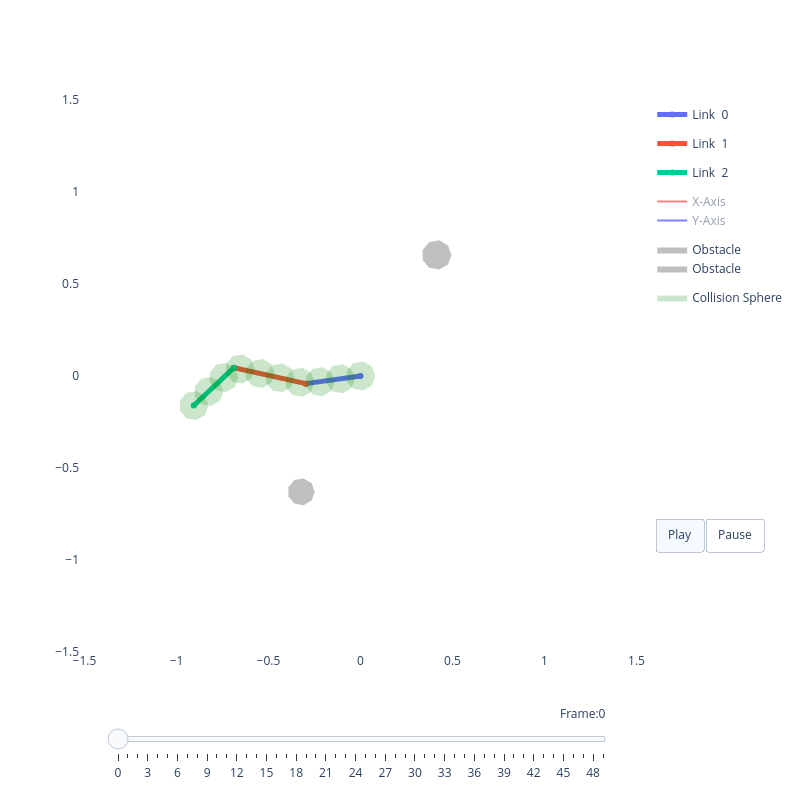

Notebook cell for this chart:
### Code cell
# ---- Visualize a sample from training_dataset ----
dataset = torch.load("data/training_dataset.pt", weights_only=False)
N_ds    = dataset["metadata"]["N"]

robot_ds = RobotInfo.from_linklengths(
    dataset["metadata"]["linklengths"],
    sphere_rad=dataset["metadata"]["sphere_rad"],
)

SAMPLE_IDX = torch.randint(0, N_ds, (1,)).item()

q_start_np    = dataset["q_start"][SAMPLE_IDX].numpy()
q_goal_np     = dataset["q_goal"][SAMPLE_IDX].numpy()
q_traj_ref_np = dataset["q_traj"][SAMPLE_IDX].numpy()

n_obs    = dataset["n_obstacles"][SAMPLE_IDX].item()
obs_data = dataset["obstacles"][SAMPLE_IDX]
obstacles_ds = Obstacles(
    x=obs_data[:n_obs, 0].numpy(),
    y=obs_data[:n_obs, 1].numpy(),
    r=obs_data[:n_obs, 2].numpy(),
)

print(f"Sample {SAMPLE_IDX} / {N_ds}")
print(f"  q_start:   {np.round(q_start_np, 3)}")
print(f"  q_goal:    {np.round(q_goal_np, 3)}")
print(f"  obstacles: {n_obs}")

viz = RobotViewer(q_traj_ref_np, robot_ds, obstacles=obstacles_ds)
viz.plot()

### Figure 1 — Plotly figure (JSON) as saved in the notebook; plotly's stock layout.template omitted (floating-point values rounded to 4 significant figures)
{"data": [{"line": {"width": 5}, "mode": "lines+markers", "name": "Link  0", "type": "scatter", "x": [0, -0.2971], "y": [0, -0.04144]}, {"line": {"width": 5}, "mode": "lines+markers", "name": "Link  1", "type": "scatter", "x": [-0.2971, -0.6876], "y": [-0.04144, 0.04515]}, {"line": {"width": 5}, "mode": "lines+markers", "name": "Link  2", "type": "scatter", "x": [-0.6876, -0.9063], "y": [0.04515, -0.1602]}, {"legendgroup": "frame", "line": {"color": "red"}, "mode": "lines", "name": "X-Axis", "showlegend": true, "type": "scatter", "visible": "legendonly", "x": [0, -0.09904], "y": [0, -0.01381]}, {"legendgroup": "frame", "line": {"color": "blue"}, "mode": "lines", "name": "Y-Axis", "showlegend": true, "type": "scatter", "visible": "legendonly", "x": [0, 0.01381], "y": [0, -0.09904]}, {"legendgroup": "frame", "line": {"color": "red"}, "mode": "lines", "name": "X-Axis", "showlegend": false, "type": "scatter", "visible": "legendonly", "x": [-0.2971, -0.3948], "y": [-0.04144, -0.01979]}, {"legendgroup": "frame", "line": {"color": "blue"}, "mode": "lines", "name": "Y-Axis", "showlegend": false, "type": "scatter", "visible": "legendonly", "x": [-0.2971, -0.3188], "y": [-0.04144, -0.1391]}, {"legendgroup": "frame", "line": {"color": "red"}, "mode": "lines", "name": "X-Axis", "showlegend": false, "type": "scatter", "visible": "legendonly", "x": [-0.6876, -0.7605], "y": [0.04515, -0.02331]}, {"legendgroup": "frame", "line": {"color": "blue"}, "mode": "lines", "name": "Y-Axis", "showlegend": false, "type": "scatter", "visible": "legendonly", "x": [-0.6876, -0.6192], "y": [0.04515, -0.02774]}, {"legendgroup": "frame", "line": {"color": "red"}, "mode": "lines", "name": "X-Axis", "showlegend": false, "type": "scatter", "visible": "legendonly", "x": [-0.9063, -0.9792], "y": [-0.1602, -0.2287]}, {"legendgroup": "frame", "line": {"color": "blue"}, "mode": "lines", "name": "Y-Axis", "showlegend": false, "type": "scatter", "visible": "legendonly", "x": [-0.9063, -0.8379], "y": [-0.1602, -0.2331]}, {"fill": "toself", "fillcolor": "gray", "legendgroup": "obstacle", "line": {"width": 0}, "mode": "lines", "name": "Obstacle", "opacity": 0.5, "type": "scatter", "x": [-0.2485, -0.2658, -0.3096, -0.3593, -0.3918, -0.3918, -0.3593, -0.3096, -0.2658, -0.2485], "y": [-0.6295, -0.582, -0.5568, -0.5656, -0.6043, -0.6548, -0.6935, -0.7023, -0.677, -0.6295]}, {"fill": "toself", "fillcolor": "gray", "legendgroup": "obstacle", "line": {"width": 0}, "mode": "lines", "name": "Obstacle", "opacity": 0.5, "type": "scatter", "x": [0.4941, 0.4752, 0.4275, 0.3731, 0.3377, 0.3377, 0.3731, 0.4275, 0.4752, 0.4941], "y": [0.6577, 0.7095, 0.7371, 0.7275, 0.6853, 0.6301, 0.5879, 0.5783, 0.6059, 0.6577]}, {"fill": "toself", "fillcolor": "green", "legendgroup": "sphere", "line": {"width": 0}, "mode": "lines", "name": "Collision Sphere", "opacity": 0.2, "showlegend": true, "type": "scatter", "x": [0.08, 0.06128, 0.01389, -0.04, -0.07518, -0.07518, -0.04, 0.01389, 0.06128, 0.08], "y": [0.0, 0.05142, 0.07878, 0.06928, 0.02736, -0.02736, -0.06928, -0.07878, -0.05142, -1.959e-17]}, {"fill": "toself", "fillcolor": "green", "legendgroup": "sphere", "line": {"width": 0}, "mode": "lines", "name": "Collision Sphere", "opacity": 0.2, "showlegend": false, "type": "scatter", "x": [-0.03005, -0.04876, -0.09615, -0.15, -0.1852, -0.1852, -0.15, -0.09615, -0.04876, -0.03005], "y": [-0.01535, 0.03607, 0.06344, 0.05393, 0.01201, -0.04271, -0.08463, -0.09413, -0.06677, -0.01535]}, {"fill": "toself", "fillcolor": "green", "legendgroup": "sphere", "line": {"width": 0}, "mode": "lines", "name": "Collision Sphere", "opacity": 0.2, "showlegend": false, "type": "scatter", "x": [-0.1401, -0.1588, -0.2062, -0.2601, -0.2953, -0.2953, -0.2601, -0.2062, -0.1588, -0.1401], "y": [-0.0307, 0.02073, 0.04809, 0.03858, -0.003336, -0.05806, -0.09998, -0.1095, -0.08212, -0.0307]}, {"fill": "toself", "fillcolor": "green", "legendgroup": "sphere", "line": {"width": 0}, "mode": "lines", "name": "Collision Sphere", "opacity": 0.2, "showlegend": false, "type": "scatter", "x": [-0.2497, -0.2684, -0.3158, -0.3697, -0.4048, -0.4048, -0.3697, -0.3158, -0.2684, -0.2497], "y": [-0.03423, 0.0172, 0.04456, 0.03506, -0.006864, -0.06159, -0.1035, -0.113, -0.08565, -0.03423]}, {"fill": "toself", "fillcolor": "green", "legendgroup": "sphere", "line": {"width": 0}, "mode": "lines", "name": "Collision Sphere", "opacity": 0.2, "showlegend": false, "type": "scatter", "x": [-0.3581, -0.3769, -0.4243, -0.4781, -0.5133, -0.5133, -0.4781, -0.4243, -0.3769, -0.3581], "y": [-0.01017, 0.04125, 0.06861, 0.05911, 0.01719, -0.03753, -0.07945, -0.08896, -0.06159, -0.01017]}, {"fill": "toself", "fillcolor": "green", "legendgroup": "sphere", "line": {"width": 0}, "mode": "lines", "name": "Collision Sphere", "opacity": 0.2, "showlegend": false, "type": "scatter", "x": [-0.4666, -0.4853, -0.5327, -0.5866, -0.6218, -0.6218, -0.5866, -0.5327, -0.4853, -0.4666], "y": [0.01388, 0.06531, 0.09267, 0.08317, 0.04124, -0.01348, -0.0554, -0.0649, -0.03754, 0.01388]}, {"fill": "toself", "fillcolor": "green", "legendgroup": "sphere", "line": {"width": 0}, "mode": "lines", "name": "Collision Sphere", "opacity": 0.2, "showlegend": false, "type": "scatter", "x": [-0.5751, -0.5938, -0.6412, -0.6951, -0.7303, -0.7303, -0.6951, -0.6412, -0.5938, -0.5751], "y": [0.03794, 0.08936, 0.1167, 0.1072, 0.0653, 0.01058, -0.03134, -0.04085, -0.01349, 0.03794]}, {"fill": "toself", "fillcolor": "green", "legendgroup": "sphere", "line": {"width": 0}, "mode": "lines", "name": "Collision Sphere", "opacity": 0.2, "showlegend": false, "type": "scatter", "x": [-0.6643, -0.683, -0.7304, -0.7843, -0.8195, -0.8195, -0.7843, -0.7304, -0.683, -0.6643], "y": [-0.008092, 0.04333, 0.07069, 0.06119, 0.01927, -0.03545, -0.07737, -0.08688, -0.05952, -0.008092]}, {"fill": "toself", "fillcolor": "green", "legendgroup": "sphere", "line": {"width": 0}, "mode": "lines", "name": "Collision Sphere", "opacity": 0.2, "showlegend": false, "type": "scatter", "x": [-0.7453, -0.764, -0.8114, -0.8653, -0.9005, -0.9005, -0.8653, -0.8114, -0.764, -0.7453], "y": [-0.08416, -0.03273, -0.005373, -0.01488, -0.0568, -0.1115, -0.1534, -0.1629, -0.1356, -0.08416]}, {"fill": "toself", "fillcolor": "green", "legendgroup": "sphere", "line": {"width": 0}, "mode": "lines", "name": "Collision Sphere", "opacity": 0.2, "showlegend": false, "type": "scatter", "x": [-0.8263, -0.845, -0.8924, -0.9463, -0.9815, -0.9815, -0.9463, -0.8924, -0.845, -0.8263], "y": [-0.1602, -0.1088, -0.08144, -0.09094, -0.1329, -0.1876, -0.2295, -0.239, -0.2116, -0.1602]}], "layout": {"height": 800, "paper_bgcolor": "white", "plot_bgcolor": "white", "showlegend": true, "sliders": [{"currentvalue": {"prefix": "Frame:", "visible": true, "xanchor": "right"}, "len": 0.9, "pad": {"b": 10, "t": 50}, "steps": [{"args": [["0"], {"frame": {"duration": 100, "redraw": true}, "mode": "immediate", "transition": {"duration": 0}}], "label": "0", "method": "animate"}, {"args": [["1"], {"frame": {"duration": 100, "redraw": true}, "mode": "immediate", "transition": {"duration": 0}}], "label": "1", "method": "animate"}, {"args": [["2"], {"frame": {"duration": 100, "redraw": true}, "mode": "immediate", "transition": {"duration": 0}}], "label": "2", "method": "animate"}, {"args": [["3"], {"frame": {"duration": 100, "redraw": true}, "mode": "immediate", "transition": {"duration": 0}}], "label": "3", "method": "animate"}, {"args": [["4"], {"frame": {"duration": 100, "redraw": true}, "mode": "immediate", "transition": {"duration": 0}}], "label": "4", "method": "animate"}, {"args": [["5"], {"frame": {"duration": 100, "redraw": true}, "mode": "immediate", "transition": {"duration": 0}}], "label": "5", "method": "animate"}, {"args": [["6"], {"frame": {"duration": 100, "redraw": true}, "mode": "immediate", "transition": {"duration": 0}}], "label": "6", "method": "animate"}, {"args": [["7"], {"frame": {"duration": 100, "redraw": true}, "mode": "immediate", "transition": {"duration": 0}}], "label": "7", "method": "animate"}, {"args": [["8"], {"frame": {"duration": 100, "redraw": true}, "mode": "immediate", "transition": {"duration": 0}}], "label": "8", "method": "animate"}, {"args": [["9"], {"frame": {"duration": 100, "redraw": true}, "mode": "immediate", "transition": {"duration": 0}}], "label": "9", "method": "animate"}, {"args": [["10"], {"frame": {"duration": 100, "redraw": true}, "mode": "immediate", "transition": {"duration": 0}}], "label": "10", "method": "animate"}, {"args": [["11"], {"frame": {"duration": 100, "redraw": true}, "mode": "immediate", "transition": {"duration": 0}}], "label": "11", "method": "animate"}, {"args": [["12"], {"frame": {"duration": 100, "redraw": true}, "mode": "immediate", "transition": {"duration": 0}}], "label": "12", "method": "animate"}, {"args": [["13"], {"frame": {"duration": 100, "redraw": true}, "mode": "immediate", "transition": {"duration": 0}}], "label": "13", "method": "animate"}, {"args": [["14"], {"frame": {"duration": 100, "redraw": true}, "mode": "immediate", "transition": {"duration": 0}}], "label": "14", "method": "animate"}, {"args": [["15"], {"frame": {"duration": 100, "redraw": true}, "mode": "immediate", "transition": {"duration": 0}}], "label": "15", "method": "animate"}, {"args": [["16"], {"frame": {"duration": 100, "redraw": true}, "mode": "immediate", "transition": {"duration": 0}}], "label": "16", "method": "animate"}, {"args": [["17"], {"frame": {"duration": 100, "redraw": true}, "mode": "immediate", "transition": {"duration": 0}}], "label": "17", "method": "animate"}, {"args": [["18"], {"frame": {"duration": 100, "redraw": true}, "mode": "immediate", "transition": {"duration": 0}}], "label": "18", "method": "animate"}, {"args": [["19"], {"frame": {"duration": 100, "redraw": true}, "mode": "immediate", "transition": {"duration": 0}}], "label": "19", "method": "animate"}, {"args": [["20"], {"frame": {"duration": 100, "redraw": true}, "mode": "immediate", "transition": {"duration": 0}}], "label": "20", "method": "animate"}, {"args": [["21"], {"frame": {"duration": 100, "redraw": true}, "mode": "immediate", "transition": {"duration": 0}}], "label": "21", "method": "animate"}, {"args": [["22"], {"frame": {"duration": 100, "redraw": true}, "mode": "immediate", "transition": {"duration": 0}}], "label": "22", "method": "animate"}, {"args": [["23"], {"frame": {"duration": 100, "redraw": true}, "mode": "immediate", "transition": {"duration": 0}}], "label": "23", "method": "animate"}, {"args": [["24"], {"frame": {"duration": 100, "redraw": true}, "mode": "immediate", "transition": {"duration": 0}}], "label": "24", "method": "animate"}, {"args": [["25"], {"frame": {"duration": 100, "redraw": true}, "mode": "immediate", "transition": {"duration": 0}}], "label": "25", "method": "animate"}, {"args": [["26"], {"frame": {"duration": 100, "redraw": true}, "mode": "immediate", "transition": {"duration": 0}}], "label": "26", "method": "animate"}, {"args": [["27"], {"frame": {"duration": 100, "redraw": true}, "mode": "immediate", "transition": {"duration": 0}}], "label": "27", "method": "animate"}, {"args": [["28"], {"frame": {"duration": 100, "redraw": true}, "mode": "immediate", "transition": {"duration": 0}}], "label": "28", "method": "animate"}, {"args": [["29"], {"frame": {"duration": 100, "redraw": true}, "mode": "immediate", "transition": {"duration": 0}}], "label": "29", "method": "animate"}, {"args": [["30"], {"frame": {"duration": 100, "redraw": true}, "mode": "immediate", "transition": {"duration": 0}}], "label": "30", "method": "animate"}, {"args": [["31"], {"frame": {"duration": 100, "redraw": true}, "mode": "immediate", "transition": {"duration": 0}}], "label": "31", "method": "animate"}, {"args": [["32"], {"frame": {"duration": 100, "redraw": true}, "mode": "immediate", "transition": {"duration": 0}}], "label": "32", "method": "animate"}, {"args": [["33"], {"frame": {"duration": 100, "redraw": true}, "mode": "immediate", "transition": {"duration": 0}}], "label": "33", "method": "animate"}, {"args": [["34"], {"frame": {"duration": 100, "redraw": true}, "mode": "immediate", "transition": {"duration": 0}}], "label": "34", "method": "animate"}, {"args": [["35"], {"frame": {"duration": 100, "redraw": true}, "mode": "immediate", "transition": {"duration": 0}}], "label": "35", "method": "animate"}, {"args": [["36"], {"frame": {"duration": 100, "redraw": true}, "mode": "immediate", "transition": {"duration": 0}}], "label": "36", "method": "animate"}, {"args": [["37"], {"frame": {"duration": 100, "redraw": true}, "mode": "immediate", "transition": {"duration": 0}}], "label": "37", "method": "animate"}, {"args": [["38"], {"frame": {"duration": 100, "redraw": true}, "mode": "immediate", "transition": {"duration": 0}}], "label": "38", "method": "animate"}, {"args": [["39"], {"frame": {"duration": 100, "redraw": true}, "mode": "immediate", "transition": {"duration": 0}}], "label": "39", "method": "animate"}, {"args": [["40"], {"frame": {"duration": 100, "redraw": true}, "mode": "immediate", "transition": {"duration": 0}}], "label": "40", "method": "animate"}, {"args": [["41"], {"frame": {"duration": 100, "redraw": true}, "mode": "immediate", "transition": {"duration": 0}}], "label": "41", "method": "animate"}, {"args": [["42"], {"frame": {"duration": 100, "redraw": true}, "mode": "immediate", "transition": {"duration": 0}}], "label": "42", "method": "animate"}, {"args": [["43"], {"frame": {"duration": 100, "redraw": true}, "mode": "immediate", "transition": {"duration": 0}}], "label": "43", "method": "animate"}, {"args": [["44"], {"frame": {"duration": 100, "redraw": true}, "mode": "immediate", "transition": {"duration": 0}}], "label": "44", "method": "animate"}, {"args": [["45"], {"frame": {"duration": 100, "redraw": true}, "mode": "immediate", "transition": {"duration": 0}}], "label": "45", "method": "animate"}, {"args": [["46"], {"frame": {"duration": 100, "redraw": true}, "mode": "immediate", "transition": {"duration": 0}}], "label": "46", "method": "animate"}, {"args": [["47"], {"frame": {"duration": 100, "redraw": true}, "mode": "immediate", "transition": {"duration": 0}}], "label": "47", "method": "animate"}, {"args": [["48"], {"frame": {"duration": 100, "redraw": true}, "mode": "immediate", "transition": {"duration": 0}}], "label": "48", "method": "animate"}, {"args": [["49"], {"frame": {"duration": 100, "redraw": true}, "mode": "immediate", "transition": {"duration": 0}}], "label": "49", "method": "animate"}], "transition": {"duration": 0}, "x": 0.5, "xanchor": "center", "y": 0, "yanchor": "top"}], "updatemenus": [{"buttons": [{"args": [null, {"frame": {"duration": 100, "redraw": false}, "fromcurrent": true}], "label": "Play", "method": "animate"}, {"args": [[null], {"frame": {"duration": 0, "redraw": true}, "mode": "immediate", "transition": {"duration": 0}}], "label": "Pause", "method": "animate"}], "direction": "left", "pad": {"r": 10, "t": 87}, "showactive": true, "type": "buttons", "x": 1.025, "xanchor": "left", "y": 0.4, "yanchor": "top"}], "width": 800, "xaxis": {"range": [-1.5, 1.5], "scaleanchor": "y", "scaleratio": 1, "showgrid": false, "zeroline": false}, "yaxis": {"range": [-1.5, 1.5], "scaleanchor": "x", "scaleratio": 1, "showgrid": false, "zeroline": false}}}
